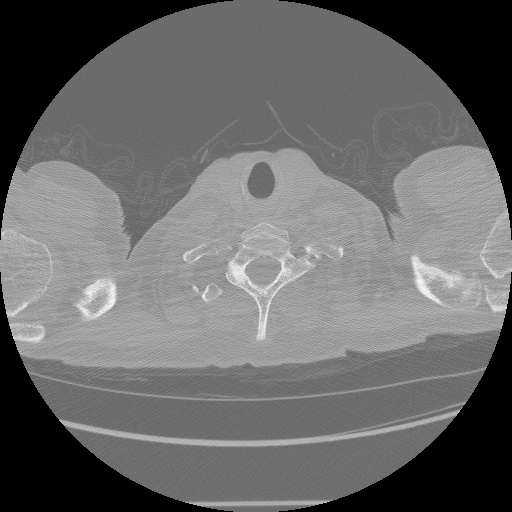
#> input picture sample-dataset/ID00007637202177411956430_0.jpg, 512 x 512 px; its folder holds 5 pictures in this run
$ jupyter execute anatomical_roi_segmentation_model.ipynb
#> lines starting #> are read from the running program, lines starting #| are printed output that depends on the picture; after the words box and inside, x2 and y2 are one past the last pixel; in counts of white or black regions, pixels touching at a corner belong together
# Semantic Segmentation of Anatomical ROIs from Chest CT Scans
This workflow is extended from the methodology of segmentation using KMeans clustering and morphology methods elucidated in the [paper by Rim et al](https://www.ncbi.nlm.nih.gov/pmc/articles/PMC8070040/). The paper is implemented in the first directory and the results are analyzed for the dataset we work on.
- During the generation of the convex hull for the foreground mask, much of the background area outside the ribs was enclosed in the hull. This resulted in area outside the ribs filtered along with the lungs in the lung mask.
- The initial and final slices of CT scans reported inaccurate results for lung and heart segmentations.
    - In the initial slices of CT scans of the chest, the lungs occupied little area, and the trachea was segmented along with the lungs in the lung mask. This caused the convex hull of the lung mask to occupy a triangular region.
    - The region leftover after the lung mask was subtracted from the convex hull of the lung mask was designated as the heart. This is wrong, as the heart is not seen in the original image in the initial slices.

Therefore, we present an alternative to segment anatomically meaningful regions of interest more effectively in all cases of slices of CT scans.
## 1. Import Libs & Acquire Data

[cell 1]
import os
import cv2
import math

import numpy as np
import pandas as pd
import matplotlib.pyplot as plt
from matplotlib.patches import Rectangle

from sklearn.cluster import KMeans
from skimage.morphology import erosion, opening, closing, square, \
                               disk, convex_hull_image, remove_small_holes
from skimage.measure import label, regionprops

from skimage.filters import sobel
from skimage.feature import canny
from scipy import ndimage as ndi
from skimage.segmentation import watershed

SMALL_FONT = 13
MEDIUM_FONT = 15
LARGE_FONT = 18

plt.rc('font', size=SMALL_FONT)          # controls default text sizes
plt.rc('axes', titlesize=SMALL_FONT)     # fontsize of the axes title
plt.rc('axes', labelsize=MEDIUM_FONT)    # fontsize of the x and y labels
plt.rc('xtick', labelsize=SMALL_FONT)    # fontsize of the tick labels
plt.rc('ytick', labelsize=SMALL_FONT)    # fontsize of the tick labels
plt.rc('legend', fontsize=MEDIUM_FONT)   # legend fontsize
plt.rc('figure', titlesize=LARGE_FONT)   # fontsize of the figure title

plt.rcParams["figure.figsize"] = (10, 5)

[cell 2]
def readSortedSlices(path):

    slices = []
    for s in os.listdir(path):
        slices.append(path[3:] + '/' + s)
    slices.sort(key = lambda s: int(s[s.find('_') + 1 : s.find('.')]))
    ID = slices[0][slices[0].find('/') + 1 : slices[0].find('_')]
    print('CT scan of Patient %s consists of %d slices.' % (ID, len(slices)))
    return (slices, ID)

def getSliceImages(slices):

    return list(map(readImg, slices))

def readImg(path, showOutput=0):

#> called with showOutput = 0
    img = cv2.imread('../' + path)
#> img is the input picture: shape (512, 512, 3); min 0, max 255, mean 104.9
    img = cv2.cvtColor(img, cv2.COLOR_RGB2GRAY)
#> img: shape (512, 512)

    if showOutput:
        plt.title('A CT Scan Image Slice')
        plt.imshow(img, cmap='gray')
    return img

[cell 3]
slices, PatientID = readSortedSlices('../sample-dataset')
sliceImgs = getSliceImages(slices)
#> call 2 of readImg, with showOutput = 0
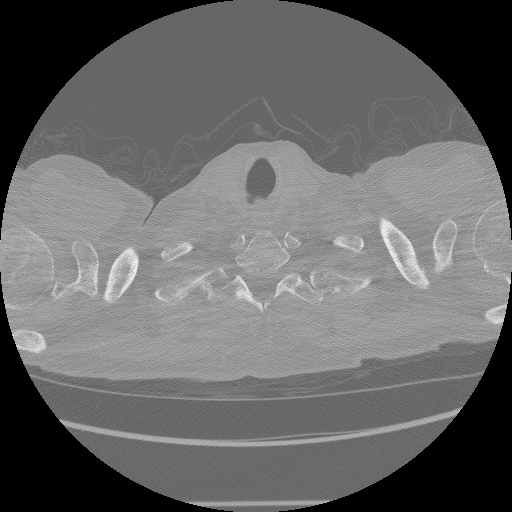
#> input picture sample-dataset/ID00007637202177411956430_1.jpg, 512 x 512 px
#> in readImg, img is the input picture: shape (512, 512, 3); min 0, max 255, mean 102.8
#> call 3 of readImg, with showOutput = 0
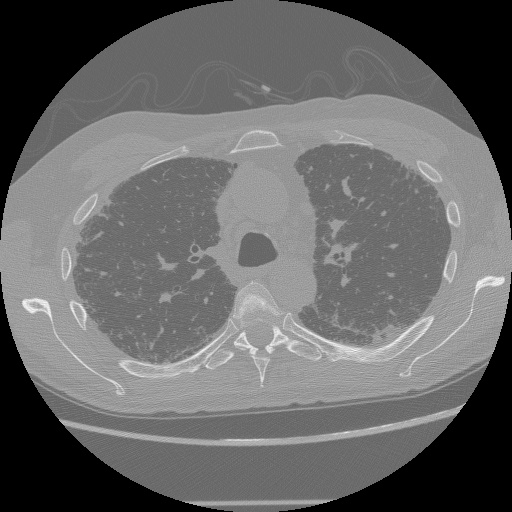
#> input picture sample-dataset/ID00007637202177411956430_10.jpg, 512 x 512 px
#> in readImg, img is the input picture: shape (512, 512, 3); min 0, max 255, mean 103.5
#> call 4 of readImg, with showOutput = 0
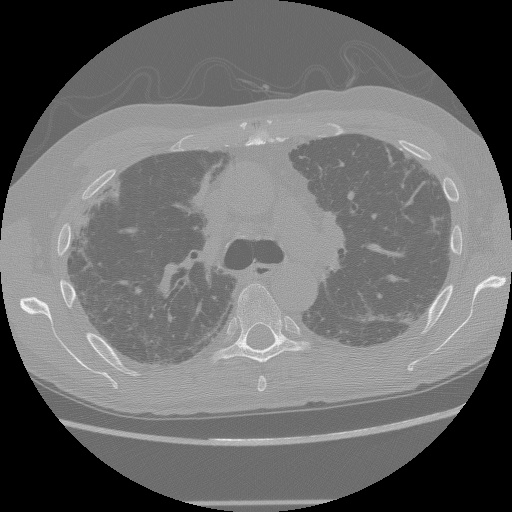
#> input picture sample-dataset/ID00007637202177411956430_11.jpg, 512 x 512 px
#> in readImg, img is the input picture: shape (512, 512, 3); min 0, max 255, mean 106.1
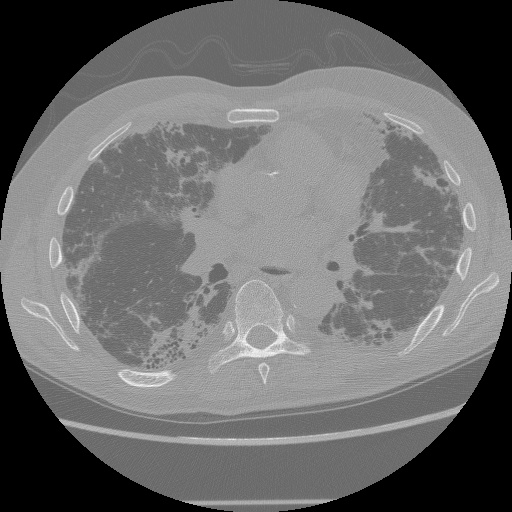
#> input picture sample-dataset/ID00007637202177411956430_16.jpg, 512 x 512 px
#> in readImg, img is the input picture: shape (512, 512, 3); min 0, max 254, mean 107.6
#> sliceImgs = 5 items

[cell 4]
# Select a sample slice to work with
im = readImg('sample-dataset/ID00007637202177411956430_16.jpg', showOutput=1)
print('Image Dimensions:', im.shape)
#| Image Dimensions: (512, 512)

## 2. Preprocessing CT Images

[cell 5]
def imgKMeans(img, K, showOutput=0, showHistogram=0):
    '''
    Apply KMeans on an image with the number of clusters K
    Input: Image, Number of clusters K
    Output: Dictionary of cluster center labels and points, Output segmented image
    '''
#> called with K = 3, showOutput = 0, showHistogram = 0

    imgflat = np.reshape(img, img.shape[0] * img.shape[1]).reshape(-1, 1)

    kmeans = KMeans(n_clusters=K, verbose=0)

    kmmodel = kmeans.fit(imgflat)

    labels = kmmodel.labels_
    centers = kmmodel.cluster_centers_
#> centers = [157.8, 0.0883, 112.1]
    center_labels = dict(zip(np.arange(K), centers))
#> center_labels = {0: [157.8], 1: [0.0883], 2: [112.1]}

    output = np.array([center_labels[label] for label in labels])
    output = output.reshape(img.shape[0], img.shape[1]).astype(int)
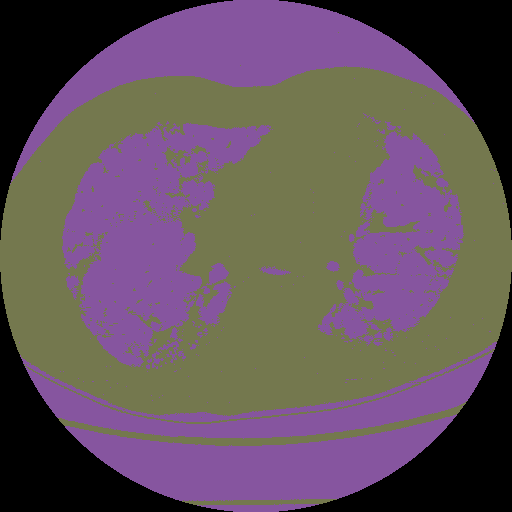
#> output: shape (512, 512) int64; 3 distinct labels, from 0 to 157; one colour per label, 0 black

    if showOutput:

        fig, axes = plt.subplots(1, 2, sharex=True, sharey=True, figsize=(10, 5))
        axes = axes.ravel()

        axes[0].imshow(img, cmap='gray')
        axes[0].set_title('Original Image')

        axes[1].imshow(output)
        axes[1].set_title('Image after KMeans (K = ' + str(K) + ')')

    return center_labels, output

[cell 6]
def preprocessImage(img, showOutput=0):
    '''
    Preprocess the image by applying truncated thresholding using KMeans
    Input: Image
    Output: Preprocessed image, threshold value
    '''
    centroids, segmented_img = imgKMeans(img, 3, showOutput=0)
#> centroids = {0: [157.8], 1: [0.0883], 2: [112.1]}

    sorted_center_values = sorted([i[0] for i in centroids.values()])
#> sorted_center_values = [0.0883, 112.1, 157.8]
    threshold = (sorted_center_values[-1] + sorted_center_values[-2]) / 2
#> threshold = 134.9

    retval, procImg = cv2.threshold(img, threshold, 255, cv2.THRESH_TOZERO)
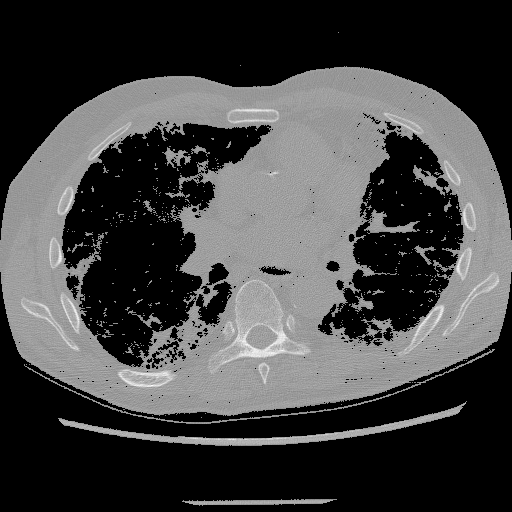
#> procImg: shape (512, 512); min 0, max 254, mean 66.8
#> retval = 134

    if showOutput:

        fig, axes = plt.subplots(1, 2, sharex=True, sharey=True, figsize=(10, 5))
        axes = axes.ravel()

        axes[0].imshow(img, cmap='gray')
        axes[0].set_title('Original Image')

        axes[1].imshow(procImg, cmap='gray')
        axes[1].set_title('Processed Image - After Thresholding')

    return procImg, threshold

procImg, fg_threshold = preprocessImage(im, showOutput=1)
#> fg_threshold = 134.9

## 3. Foreground Mask Generation Using Edge-based Segmentation

[cell 7]
def getForegroundMask(img, fg_threshold, showOutput=0):

#> called with fg_threshold = 134.9, showOutput = 1
    retval, init_fg_mask = cv2.threshold(img, fg_threshold, 255, cv2.THRESH_BINARY)
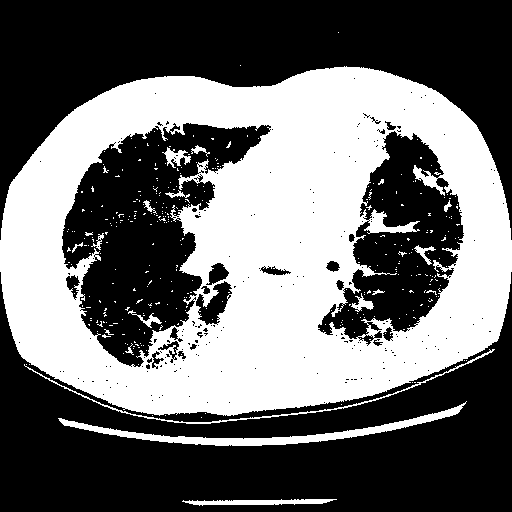
#> init_fg_mask: shape (512, 512); 42.4% white; 346 white regions (326 under 20 px), largest, box (x1, y1, x2, y2) and area: (0, 66, 512, 416) 104671, (58, 401, 467, 446) 2827, (24, 349, 495, 424) 868
#> retval = 134

    # Morphological operations to clean the mask
    fg_mask_opened = opening(init_fg_mask, square(3))
#> fg_mask_opened: shape (512, 512); 40.9% white; 44 white regions (21 under 20 px), largest, box (x1, y1, x2, y2) and area: (0, 67, 512, 416) 101510, (59, 405, 462, 446) 2801, (189, 499, 330, 505) 626
    fg_mask_opened2 = opening(fg_mask_opened, disk(4))
#> fg_mask_opened2: shape (512, 512); 38.1% white; 7 white regions, largest, box (x1, y1, x2, y2) and area: (0, 67, 512, 416) 98983, (368, 213, 386, 233) 225, (155, 329, 171, 348) 191

    # Perform edge-based segmentation of the foreground...

    # Detect contours that delineate the foreground with the Canny edge detector
    edges = canny(fg_mask_opened2) # Background is uniform - edges are on the boundary/inside ROI
#> edges: shape (512, 512) bool; 1.7% white in thin lines or dots, all inside (x1, y1, x2, y2) = (1, 66, 511, 416)

    # Fill the inner part of the boundary using morphology ops
    fg_mask = ndi.binary_fill_holes(fg_mask_opened2)
#> fg_mask: shape (512, 512) bool; 56.6% white; 2 black regions, box (x1, y1, x2, y2) and area: (0, 272, 512, 512) 63094, (0, 0, 512, 240) 50618

    # Plot all steps
    if showOutput:
        fig, axes = plt.subplots(2, 3, sharex=True, sharey=True, figsize=(16, 10))
        axes = axes.ravel()

        axes[0].set_title('Original Image')
        axes[0].imshow(img, cmap='gray')
        axes[1].set_title('On Performing Thresholding\'s')
        axes[1].imshow(init_fg_mask, cmap='gray')
        axes[2].set_title('On Opening with Square SE (3)')
        axes[2].imshow(fg_mask_opened, cmap='gray')
        axes[3].set_title('On Opening with Disk SE (4)')
        axes[3].imshow(fg_mask_opened2, cmap='gray')
        axes[4].set_title('Outer Boundary Delineation with Canny\'s')
        axes[4].imshow(edges, cmap='gray')
        axes[5].set_title('Foreground Mask')
        axes[5].imshow(fg_mask, cmap='gray')

    return fg_mask

fg_mask = getForegroundMask(procImg, fg_threshold, showOutput=1)

## 4. Lung & Trachea Mask Generation Using Region Properties

[cell 8]
def getLungTracheaMasks(img, fg_mask, fg_threshold, showOutput=0):

    # Distinguish black pixels of the background from those of the lungs
#> called with fg_threshold = 134.9, showOutput = 1
    enhanced = img.copy()

    for i in range(img.shape[0]):
        for j in range(img.shape[1]):

            if fg_mask[i][j] == 0:
                enhanced[i][j] = 255
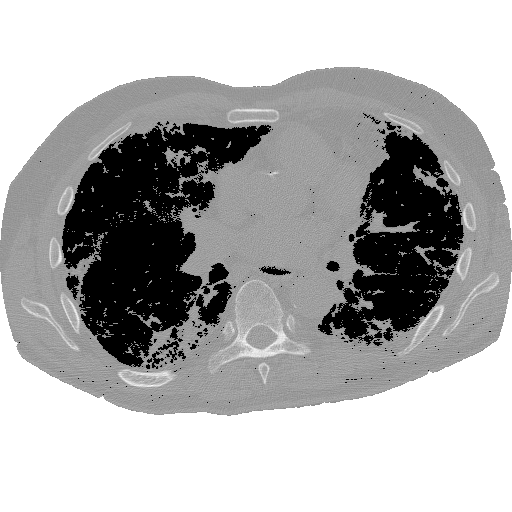
#> enhanced: shape (512, 512); min 0, max 255, mean 174.6

    # Extract lungs from the foreground mask
    retval, initial_lung_mask = cv2.threshold(enhanced, fg_threshold, 255, cv2.THRESH_BINARY_INV)
#> initial_lung_mask: shape (512, 512); 16% white; 199 white regions (180 under 20 px), largest, box (x1, y1, x2, y2) and area: (62, 123, 271, 367) 24351, (318, 131, 464, 346) 14966, (196, 281, 232, 325) 781
#> retval = 134

    # Clean up the lung mask with morphological operations
    lung_mask_op = opening(initial_lung_mask, square(2))
#> lung_mask_op: shape (512, 512); 15.5% white; 58 white regions (36 under 20 px), largest, box (x1, y1, x2, y2) and area: (62, 123, 271, 367) 23895, (318, 132, 463, 339) 14498, (196, 282, 232, 325) 751
    lung_mask_opcl = closing(lung_mask_op, disk(6))
#> lung_mask_opcl: shape (512, 512); 18.3% white; 4 white regions, box (x1, y1, x2, y2) and area: (62, 122, 271, 369) 29955, (318, 117, 463, 346) 17834, (261, 267, 289, 275) 126, (327, 261, 339, 273) 103
    lung_mask_opclrm = ndi.binary_fill_holes(lung_mask_opcl)
#> lung_mask_opclrm: shape (512, 512) bool; 18.6% white; 4 white regions

    # Get connected components of the segmented image and label them
    label_img = label(lung_mask_opclrm)
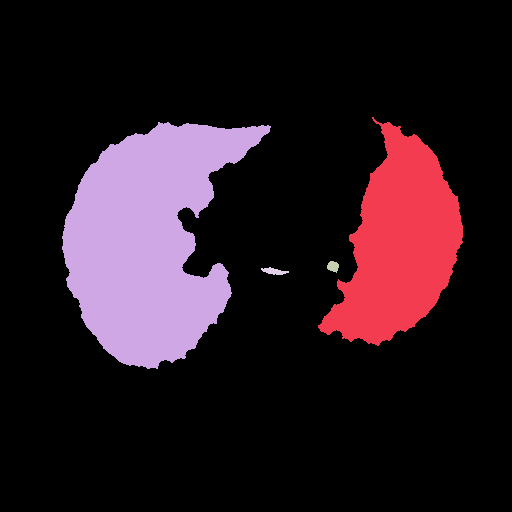
#> label_img: shape (512, 512) int32; 5 distinct labels, from 0 to 4; one colour per label, 0 black
    lung_regions = regionprops(label_img)
#> lung_regions = 4 regions; box (x1, y1, x2, y2) and area: (62, 122, 271, 369) 30562, (318, 117, 463, 346) 18073, (261, 267, 289, 275) 126, (327, 261, 339, 273) 103

    # Upon experimentation: areas of regions < 1500 are wind pipe structures
    trachea_labels = []
    for i in lung_regions:
        if i.area < 1500:
            trachea_labels.append(i.label)
#> this loop made 4 passes
#> after the loop, trachea_labels = [3, 4]

    # Create trachea mask as a summation of all those regions
    trachea_mask = np.zeros(img.shape, dtype=np.uint8)
    for row in range(label_img.shape[0]):
        for col in range(label_img.shape[1]):
            if label_img[row][col] in trachea_labels:
                trachea_mask[row][col] = 255
#> trachea_mask: shape (512, 512); 0.09% white; 2 white regions, box (x1, y1, x2, y2) and area: (261, 267, 289, 275) 126, (327, 261, 339, 273) 103

    # Lung mask is made of all the other regions
    lung_mask = lung_mask_opclrm * np.invert(trachea_mask)
#> lung_mask: shape (512, 512); 18.6% white; 2 white regions, box (x1, y1, x2, y2) and area: (62, 122, 271, 369) 30562, (318, 117, 463, 346) 18073

    # Lung mask is all black? Convex hull set to 0, since convex hull op on empty img errors out
    if sum(sum(lung_mask)) > 0:
        ch_lung_mask = convex_hull_image(lung_mask)
#> ch_lung_mask: shape (512, 512) bool; 32.2% white; 1 white region, box (x1, y1, x2, y2) and area: (62, 117, 463, 369) 84455
    else:
        ch_lung_mask = lung_mask.copy()


    initial_int_heart_mask = ch_lung_mask * np.invert(lung_mask) * np.invert(trachea_mask)
#> initial_int_heart_mask: shape (512, 512); values 0 (black) and 1 (white), 13.6% white; 66 white regions (49 under 20 px), largest, box (x1, y1, x2, y2) and area: (158, 117, 388, 369) 34633, (438, 159, 457, 196) 110, (129, 122, 158, 136) 108

    int_heart_mask_op1 = opening(initial_int_heart_mask, square(5))
#> int_heart_mask_op1: shape (512, 512); values 0 (black) and 1 (white), 13.2% white; 4 white regions, box (x1, y1, x2, y2) and area: (173, 117, 387, 367) 34329, (159, 361, 172, 368) 85, (402, 129, 410, 136) 49, (142, 128, 149, 134) 39
    int_heart_mask_op2 = opening(int_heart_mask_op1, disk(4))
#> int_heart_mask_op2: shape (512, 512); values 0 (black) and 1 (white), 12.9% white; 2 white regions

    heart_label_img = label(int_heart_mask_op2)
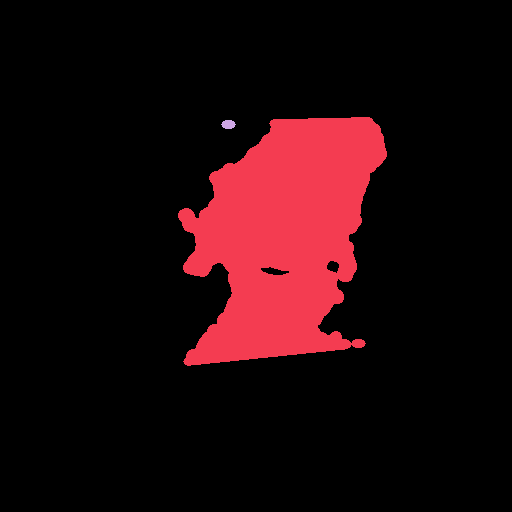
#> heart_label_img: shape (512, 512) int64; 3 distinct labels, from 0 to 2; one colour per label, 0 black
    heart_regions = regionprops(heart_label_img)
#> heart_regions = 2 regions; box (x1, y1, x2, y2) and area: (178, 117, 387, 366) 33725, (221, 120, 236, 129) 103

    areas = {}
    for i in heart_regions:
        areas[i.label] = i.area
#> this loop made 2 passes
#> (the rest of the program and of its run is left out)
